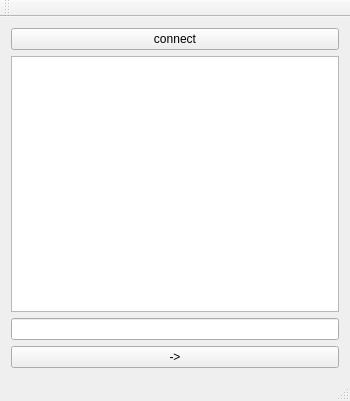
<?xml version="1.0" encoding="UTF-8"?>
<ui version="4.0">
 <class>MainWindow</class>
 <widget class="QMainWindow" name="MainWindow">
  <property name="geometry">
   <rect>
    <x>0</x>
    <y>0</y>
    <width>350</width>
    <height>401</height>
   </rect>
  </property>
  <property name="windowTitle">
   <string>MainWindow</string>
  </property>
  <widget class="QWidget" name="centralWidget">
   <layout class="QVBoxLayout" name="verticalLayout">
    <item>
     <widget class="QPushButton" name="pushButton">
      <property name="text">
       <string>connect</string>
      </property>
     </widget>
    </item>
    <item>
     <widget class="QTextBrowser" name="textBrowser"/>
    </item>
    <item>
     <widget class="QLineEdit" name="lineEdit"/>
    </item>
    <item>
     <widget class="QPushButton" name="pushButton_2">
      <property name="text">
       <string>-&gt;</string>
      </property>
     </widget>
    </item>
   </layout>
  </widget>
  <widget class="QMenuBar" name="menuBar">
   <property name="geometry">
    <rect>
     <x>0</x>
     <y>0</y>
     <width>350</width>
     <height>21</height>
    </rect>
   </property>
  </widget>
  <widget class="QToolBar" name="mainToolBar">
   <attribute name="toolBarArea">
    <enum>TopToolBarArea</enum>
   </attribute>
   <attribute name="toolBarBreak">
    <bool>false</bool>
   </attribute>
  </widget>
  <widget class="QStatusBar" name="statusBar"/>
 </widget>
 <layoutdefault spacing="6" margin="11"/>
 <resources/>
 <connections/>
</ui>
